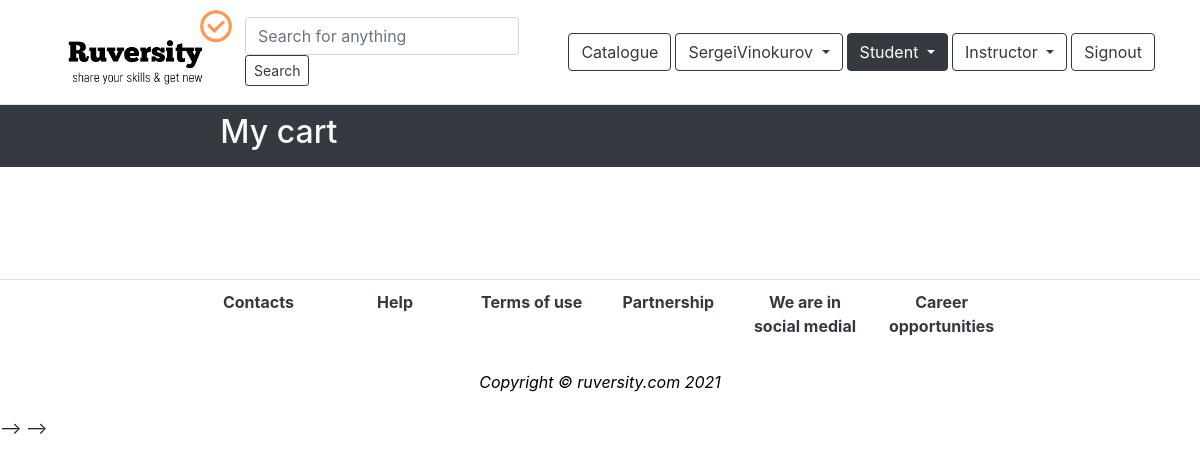
/cart/ (signed in), run on an earlier commit of the app's database.
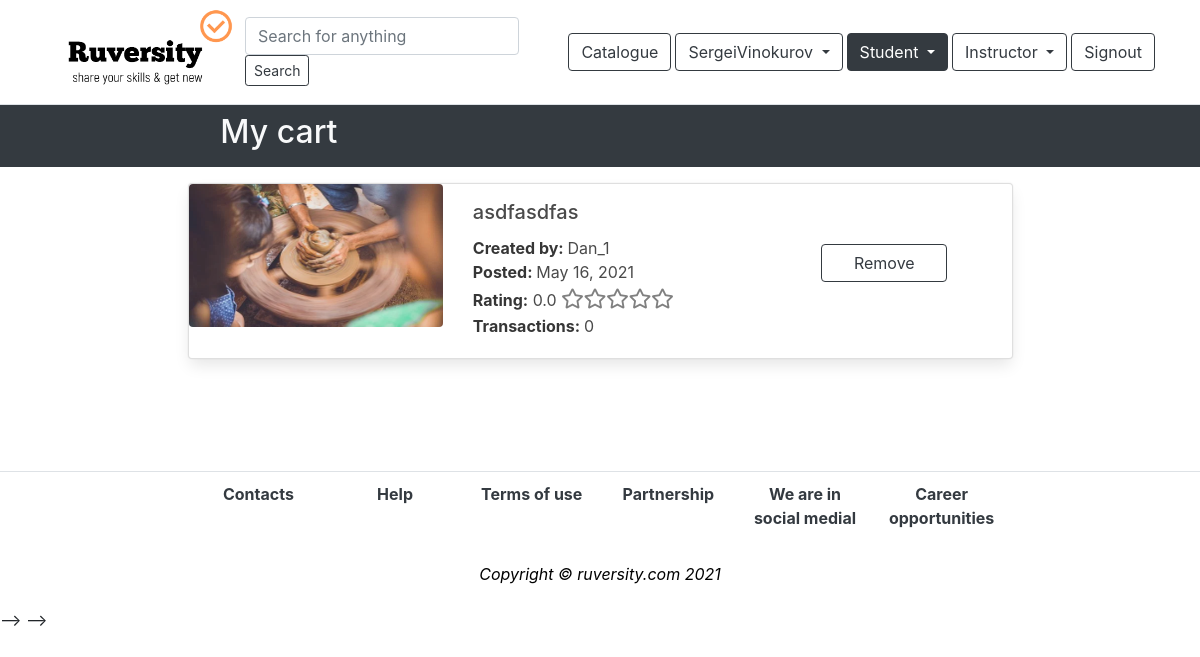
And on a later commit of the database.
### app_content/models.py (models this page shows, shortened)
class Cart(models.Model):
    subject = models.ForeignKey(MainSubject, on_delete=models.CASCADE)
    user = models.ForeignKey(User, on_delete=models.CASCADE)
    created = models.DateField(auto_now_add=True)

class MainSubject(models.Model):
    category = models.ForeignKey(Category, on_delete=models.DO_NOTHING)
    title = models.CharField(max_length=100)
    description = models.TextField(null=True)
    prerequisite = models.TextField(null=True)
    date_posted = models.DateField(auto_now_add=True)
    thumbnail_file = models.FileField(upload_to='uploads')
    author = models.ForeignKey(User, on_delete=models.DO_NOTHING)
    price = models.ForeignKey(Price, on_delete=models.DO_NOTHING)
    language = models.ForeignKey(Language, on_delete=models.DO_NOTHING)
    percent = models.CharField(max_length=50, default='0%')
    total = models.IntegerField(default=0)  # Общее число баллов
    quantity = models.IntegerField(default=0)  # Кол-во оценок
    av_rating = models.DecimalField(max_digits=3, decimal_places=1, default=0)  # average rating
    transactions = models.IntegerField(default=0)#counter
    reviews = models.IntegerField(default=0)#counter
    ready = models.BooleanField(default=False)
    checked = models.BooleanField(default=False)
    blocked = models.BooleanField(default=False)
    discount_programs = models.BooleanField(default=True)
    length = models.DecimalField(max_digits=5, decimal_places=2, default=0)

### app_content/views.py (the view)
# urls.py: path('cart/', views.cart, name='cart'),
def cart(request):
    if request.user.is_authenticated:
        cart = Cart.objects.filter(user=request.user)
        context = {
            'cart': cart
        }
        return render(request, 'contents/cart.html', context)

### templates/contents/cart.html (shortened to what this page needs)
{% extends 'base.html'%}
{% load static %}
{%block content%}
<div class="d-flex p-2 bg-dark justify-content-start">
    <div class='col-sm-2'></div>
    <div class='col-sm-2 text-light text-start'>
        <h2>My cart</h2></div>
</div>
<div class="container">
    <div class="row mt-3 justify-content-center">
        <div class="col-9">
            {% for subject in cart %}
            <div class="row">
                <div class="col">
                    <div class="card mb-3" style="height:11rem;">
                        <div class="row">
                            <div class="col-md-4">
                                <a href="{% url 'subject' subject.subject.id %}">
                                    <figure class="image is-16by9">
                                        <img src="{{subject.subject.thumbnail_file.url}}" alt="Placeholder image"
                                            class='rounded-2 img-fluid'>
                                    </figure>
                                </a>
                            </div>
                            <div class="col-md-5">
                                <div class="row mt-3">
                                    <div class="col">
                                        <h5 class="card-title">{{subject.subject.title}}</h5>
                                    </div>
                                </div>
                                <div class="row">
                                    <div class="col">
                                        <strong>Created by: </strong> {{subject.subject.author}}
                                    </div>
                                </div>
                                <div class="row">
                                    <div class="col">
                                        <strong>Posted: </strong> {{subject.subject.date_posted}}
                                    </div>
                                </div>
                                <div class="row">
                                    <div class="col">
                                        <strong>Rating:</strong> {{subject.subject.av_rating}}
                                        <div class="stars-outer">
                                        </div>
                                    </div>
                                </div>
                                        <strong>Transactions: </strong> {{subject.subject.transactions}}
                            </div>
                            <div class="col-2 p-2 align-self-center">
                            <a href="{% url 'delete_from_cart' subject.subject.id %}">
                            <input type="submit" value="Remove" class="btn btn-block btn-outline-dark">
                            </a>
                            </div>
                        </div>
                    </div>
                </div>
            </div>
            {% endfor %}
        </div>
    </div>
</div>
{% endblock %}

What changed in the data, as far as the page shows it:
added Cart: subject.thumbnail_file (picture), subject "asdfasdfas", subject.author "Dan_1", subject.date_posted "May 16, 2021", subject.av_rating "0.0", subject.transactions "0"
